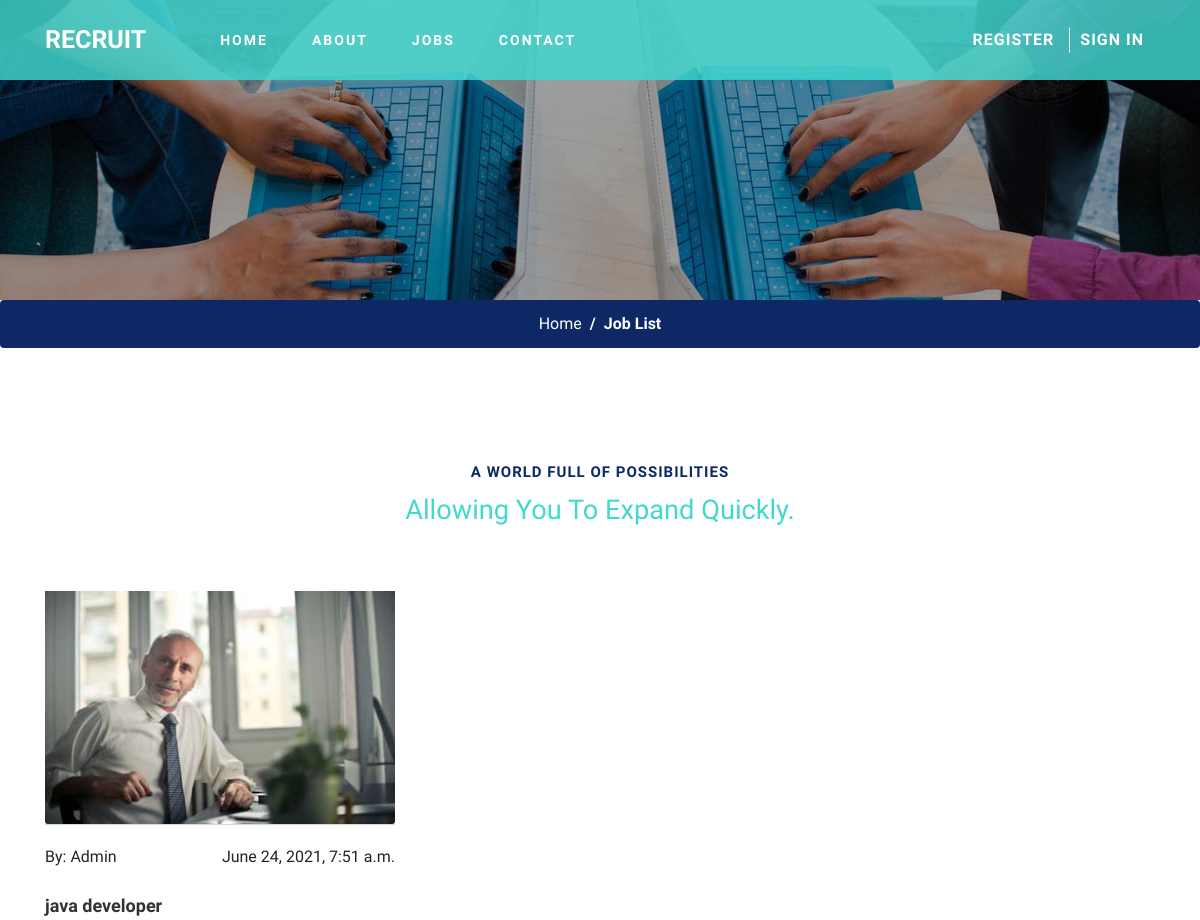
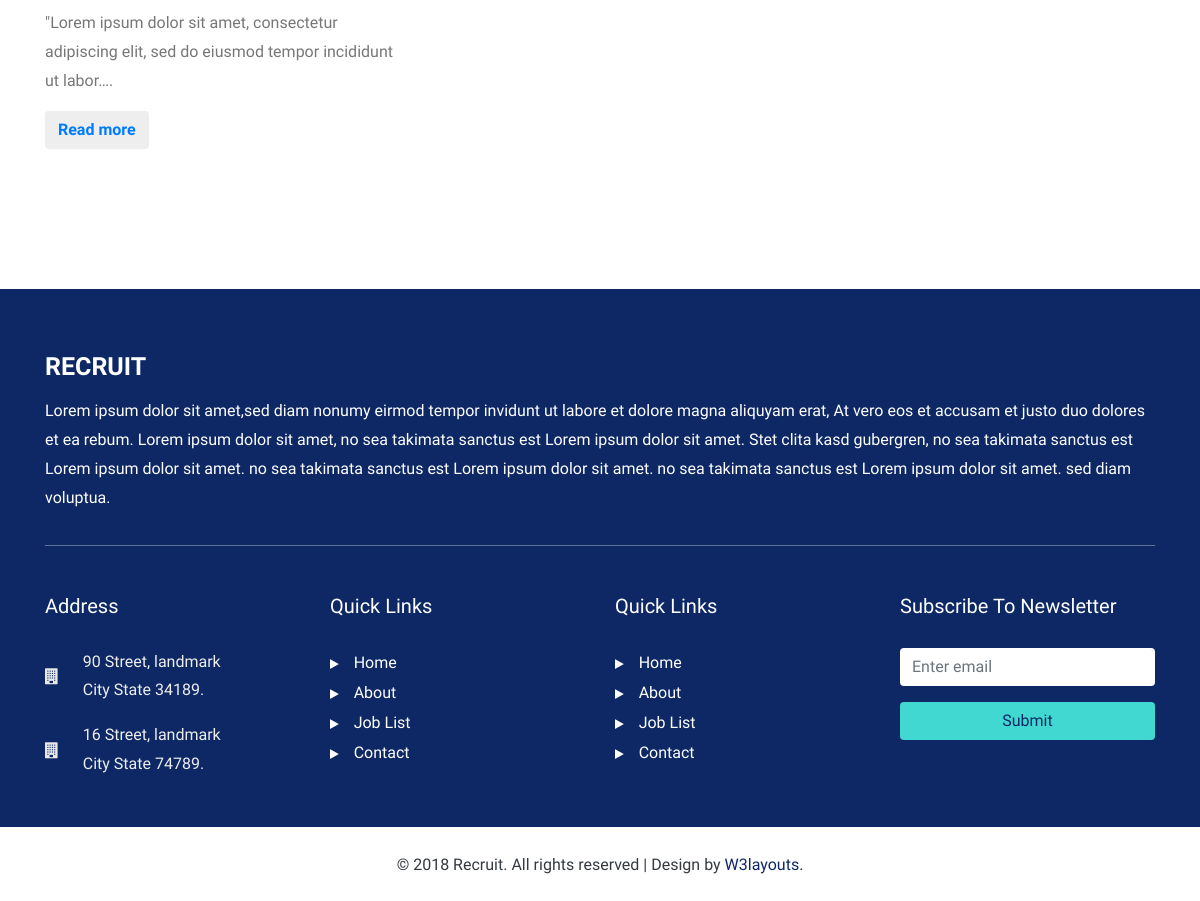
Screenshot of /blog/ with the database file from the repository (2 pictures, top to bottom).
### blog/models.py (models this page shows, shortened)
class Post (models.Model):
    title = models.CharField(max_length=250)
    slug = models.SlugField(max_length=250, unique_for_date='publish')
    publish = models.DateTimeField(default=timezone.now)
    thumbnail = models.ImageField(verbose_name='Add thumbnail', blank=True, upload_to='thumbnails')
    image = models.ImageField(verbose_name='Add image', blank=True, upload_to='images')
    content = models.TextField()
    def get_absolute_url(self):
        return reverse('post_single',args=[self.slug])
    class Meta:
        ordering = ('-publish',)

### blog/views.py (the view)
# urls.py: path('', views.blog, name="blog"),
def blog(request):
    all_posts = Post.objects.all()
    return render(request, 'blog.html', {'all_posts':all_posts})

### templates/blog.html (shortened to what this page needs)
{% load static %}
<!DOCTYPE html>
<html lang="zxx">
<head>
    <link href="{% static 'css/bootstrap.min.css' %}" type="text/css" rel="stylesheet" media="all">
    <link href="{% static 'css/style.css' %}" type="text/css" rel="stylesheet" media="all">
    <link href="{% static 'css/font-awesome.min.css' %}" rel="stylesheet">
</head>
<body>
    <header>
        <div class="container">
            <nav class="navbar navbar-expand-lg navbar-light p-0">
                <h1><a class="navbar-brand" href="{% url 'home' %}">Recruit
                    </a></h1>
                <div class="collapse navbar-collapse" id="navbarSupportedContent">
                    <ul class="ml-lg-5 navbar-nav mr-lg-auto">
                        <li class="nav-item mr-lg-4 mt-lg-0 mt-sm-4 mt-3">
                            <a href="{% url 'home' %}">Home</a>
                        </li>
                        <li class="nav-item  mr-lg-4 mt-lg-0 mt-sm-4 mt-3">
                            <a href="{% url 'about' %}">about</a>
                        </li>
                        <li class="nav-item  mr-lg-4 mt-lg-0 mt-sm-4 mt-3">
                            <a href="{% url 'job_list' %}">jobs</a>
                        </li>
                        <li class="nav-item mr-lg-4 my-lg-0 mb-sm-4 mb-3">
                            <a href="{% url 'contact' %}l">contact</a>
                        </li>
                    </ul>
                    {% if request.user.is_authenticated %}
                        <button type="button" class="btn w3ls-btn text-uppercase font-weight-bold d-block" data-toggle="modal"
                            aria-pressed="false" data-target="#exampleModal1">
                            <a href="{% url 'post_job' %}" style="color: white;">Post A Job</a>
                        </button>
                        <button type="button" class="btn w3ls-btn text-uppercase font-weight-bold d-block" data-toggle="modal"
                            aria-pressed="false" data-target="#exampleModal1">
                            <a href="{% url 'logout' %}" style="color: white;">logout</a>
                        </button>
                        {% else %}
                        <a href="{% url 'home' %}">
                        <button type="button" class="btn w3ls-btn text-uppercase font-weight-bold d-block" data-toggle="modal"
                            aria-pressed="false" data-target="#exampleModal1">
                            Register
                        </button></a>
                        <a href="{% url 'home' %}">
                        <button type="button" class="btn w3ls-btn btn-2 ml-lg-1 text-uppercase font-weight-bold d-block"
                            data-toggle="modal" aria-pressed="false" data-target="#exampleModal">
                            Sign in
                        </button></a>
                        {% endif %}
                </div>
            </nav>
        </div>
    </header>
    <div class="inner-banner-w3ls">
    </div>
    <nav aria-label="breadcrumb">
        <ol class="breadcrumb d-flex justify-content-center bg-theme">
            <li class="breadcrumb-item">
                <a href="{% url 'home' %}" class="text-white">Home</a>
            </li>
            <li class="breadcrumb-item active text-white font-weight-bold" aria-current="page">Job List</li>
        </ol>
    </nav>
    <section class="blog_w3ls py-lg-5">
        <div class="container py-5">
            <div class="title-sec-w3layouts_pvt text-center">
                <span class="title-wthree">a world full of possibilities</span>
                <h4 class="w3layouts_pvt-head">allowing you to expand quickly.</h4>
            </div>
            <div class="row head-row-home">
                {% for all_post in all_posts %}
                <div class="col-lg-4 col-md-6 mt-sm-0 mt-4">
                    <div class="card border-0">
                        <div class="card-header p-0">
                            <a href="#exampleModal2" data-toggle="modal" aria-pressed="false" data-target="#exampleModal2"
                                role="button">
                                <img class="card-img-bottom" src="{{ all_post.thumbnail.url }}" alt="Card image cap">
                            </a>
                        </div>
                        <div class="card-body border-0 px-0">
                            <div class="blog_w3icon d-flex justify-content-between">
                                <span>
                                    By: Admin</span>
                                <span>
                                    {{all_post.publish}}</span>
                            </div>
                            <div class="pt-4">
                                <h5 class="blog-title card-title font-weight-bold">
                                    <a href="#exampleModal2" data-toggle="modal" aria-pressed="false" data-target="#exampleModal2"
                                        role="button">{{all_post.title}}</a>
                                </h5>
                                <p>{{all_post.content|truncatechars:100}}.</p>
                            </div>
                            <button type="button" class="btn blog-btn wthree-bnr-btn" data-toggle="modal" aria-pressed="false"
                                data-target="#exampleModal2">
                                <a href="{{all_post.get_absolute_url}}"> Read more</a>
                            </button>
                        </div>
                    </div>
                </div>
                {% endfor %}
            </div>
        </div>
    </section>
            <div class="d-flex justify-content-center">
            </div>
    <footer id="footer" class="py-sm-5 py-4 bg-theme">
        <div class="container">
            <div class="footer-top-w3ls">
                <h2><a href="{% url 'home' %}" class="navbar-brand">recruit</a></h2>
                <p class="text-white">Lorem ipsum dolor sit amet,sed diam nonumy eirmod tempor invidunt
                    ut labore et dolore magna aliquyam
                    erat, At vero eos et accusam et justo duo dolores et ea rebum. Lorem ipsum dolor sit amet, no sea
                    takimata sanctus est Lorem ipsum dolor sit amet. Stet clita kasd gubergren, no sea takimata sanctus
                    est
                    Lorem ipsum dolor sit amet. no sea takimata sanctus est Lorem ipsum dolor sit amet. no sea takimata
                    sanctus est Lorem ipsum dolor sit amet. sed diam voluptua. </p>
            </div>
            <div class="row  pt-5">
                <div class="col-lg-3 col-sm-6 footer_grid1">
                    <h5>Address</h5>
                    <div class="d-flex align-items-center">
                        <span class="fa fa-building mr-4"></span>
                        <p>90 Street, landmark
                            <br>City State 34189.</p>
                    </div>
                    <div class="d-flex mt-3 align-items-center">
                        <span class="fa fa-building mr-4"></span>
                        <p>16 Street, landmark
                            <br>City State 74789.</p>
                    </div>
                </div>
                <div class="col-lg-3 col-sm-6 mt-sm-0 mt-5">
                    <h5>Quick links</h5>
                    <ul class="list-unstyled quick-links">
                        <li>
                            <a href="{% url 'home' %}">
                                <span class="fa fa-play"></span>Home</a>
                        </li>
                        <li>
                            <a href="{% url 'about' %}">
                                <span class="fa fa-play"></span>About</a>
                        </li>
                        <li>
                            <a href="{% url 'job_list' %}">
                                <span class="fa fa-play"></span>Job List</a>
                        </li>
                        <li>
                            <a href="{% url 'contact' %}">
                                <span class="fa fa-play"></span>Contact</a>
                        </li>
                    </ul>
                </div>
                <div class="col-lg-3 col-sm-6 mt-lg-0 mt-5">
                    <h5>Quick links</h5>
                    <ul class="list-unstyled quick-links">
                        <li>
                            <a href="{% url 'home' %}">
                                <span class="fa fa-play"></span>Home</a>
                        </li>
                        <li>
                            <a href="{% url 'about' %}">
                                <span class="fa fa-play"></span>About</a>
                        </li>
                        <li>
                            <a href="{% url 'job_list' %}">
                                <span class="fa fa-play"></span>Job List</a>
                        </li>
                        <li>
                            <a href="{% url 'contact' %}">
                                <span class="fa fa-play"></span>Contact</a>
                        </li>
                    </ul>
                </div>
                <div class="col-lg-3 col-sm-6 mt-lg-0 mt-5">
                    <h5>subscribe to newsletter</h5>
                    <form action="#" method="post">
                        <div class="form-group">
                            <input type="email" class="form-control  border-0 border-rounded" id="emailid" placeholder="Enter email"
                                name="email" required>
                        </div>
                        <div class="form-group">
                            <input type="Submit" class="form-control bg-light-theme  border-0 border-rounded" id="sub"
                                value="Submit" name="sub">
                        </div>
                    </form>
                </div>
            </div>
        </div>
    </footer>
    <div class="cpy-right text-center py-4">
        <p class="text-dark">© 2018 Recruit. All rights reserved | Design by
            <a href="http://w3layouts.com" class="text-theme"> W3layouts.</a>
        </p>
    </div>
</body>
</html>

### static/css/style.css (style rules this page uses)
body { font-family: 'Source Sans Pro', sans-serif; background: #fff; }
body a { transition: 0.5s all; -webkit-transition: 0.5s all; -moz-transition: 0.5s all; -o-transition: 0.5s all; -ms-transition: 0.5s all; text-decoration: none; outline: none; }
h1, h2, h3, h4, h5, h6 { margin: 0; font-family: 'Source Sans Pro', sans-serif; }
p { margin: 0; color: #777; font-size: 1em; line-height: 1.8; }
ul { margin: 0; padding: 0; }
ul { list-style-type: none; }
.text-theme { color: #0d2865 !important; }
.bg-theme { background: #0d2865 !important; color: #fff; }
.bg-light-theme { background: #41d8d1 !important; color: #0d2865; }
.navbar-light .navbar-brand, .navbar-light .navbar-brand:hover { color: #fff; }
.navbar-brand { color: #fff; font-size: 25px; font-weight: 800; text-transform: uppercase; line-height: 2; }
.footer-top-w3ls { border-bottom: 1px solid rgba(253, 253, 253, 0.35); padding-bottom: 2em; }
.w3ls-btn { font-size: 1em; letter-spacing: 1px; background: transparent; padding: 0 10px; border-radius: 0; color: #fff; }
.btn-2 { border-left: 1px solid #fff }
li.nav-item a { color: #fff; text-transform: uppercase; font-weight: 600; letter-spacing: 2px; padding: 5px 10px; font-size: 14px; }
header { padding: 10px 0; background: rgba(65, 216, 209, 0.82); width: 100%; position: absolute; z-index: 9; }
.wthree-bnr-btn { background: #fff; color: #0d2865; -webkit-transition: 0.5s all ease; -moz-transition: 0.5s all ease; -o-transition: 0.5s all ease; -ms-transition: 0.5s all ease; background: #eee; margin-top: 1em; font-weight: 600; }
.inner-banner-w3ls { background: url(../images/inner.jpg) no-repeat center; -webkit-background-size: cover; -moz-background-size: cover; -o-background-size: cover; -ms-background-size: cover; background-size: cover; min-height: 300px; position: relative; }
.inner-banner-w3ls:before { background: rgba(0, 0, 0, 0.37); position: absolute; content: ''; width: 100%; height: 100%; left: 0; top: 0; }
.breadcrumb-item+.breadcrumb-item::before { display: inline-block; padding-right: .5rem; color: #ffffff; content: "/"; }
h4.w3layouts_pvt-head { font-size: 1.7em; text-transform: capitalize; margin-top: 10px; color: #41d8d1; }
span.title-wthree { letter-spacing: 1px; text-transform: uppercase; font-weight: 600; font-size: 15px; color: #0d2865; }
.head-row-home { padding-top: 4em; }
h5.blog-title a { font-size: 0.9em; color: #333; }
footer { background: #0d2865; }
.footer_grid1 span { color: #e8e8e8; line-height: 1.5; }
.footer_grid1 p { color: #eee; }
input[type="submit"] { cursor: pointer; }
#footer h5 { margin-bottom: 1.5em; color: #ffffff; text-transform: capitalize; }
#footer a { color: #ffffff; text-decoration: none !important; background-color: transparent; -webkit-text-decoration-skip: objects; }
#footer ul.social li a, #footer ul.quick-links li a { color: #ffffff; }
#footer ul.quick-links li { padding: 3px 0; -webkit-transition: .5s all ease; -moz-transition: .5s all ease; transition: .5s all ease; }
#footer ul.quick-links li a span { margin-right: 15px; font-size: 11px; }

### rows the page displays
Post: thumbnail (picture), publish "June 24, 2021, 7:51 a.m.", title "java developer", content "\"Lorem ipsum dolor sit amet, consectetur adipiscing elit, sed do eiusmod tempor incididunt ut labor…"
